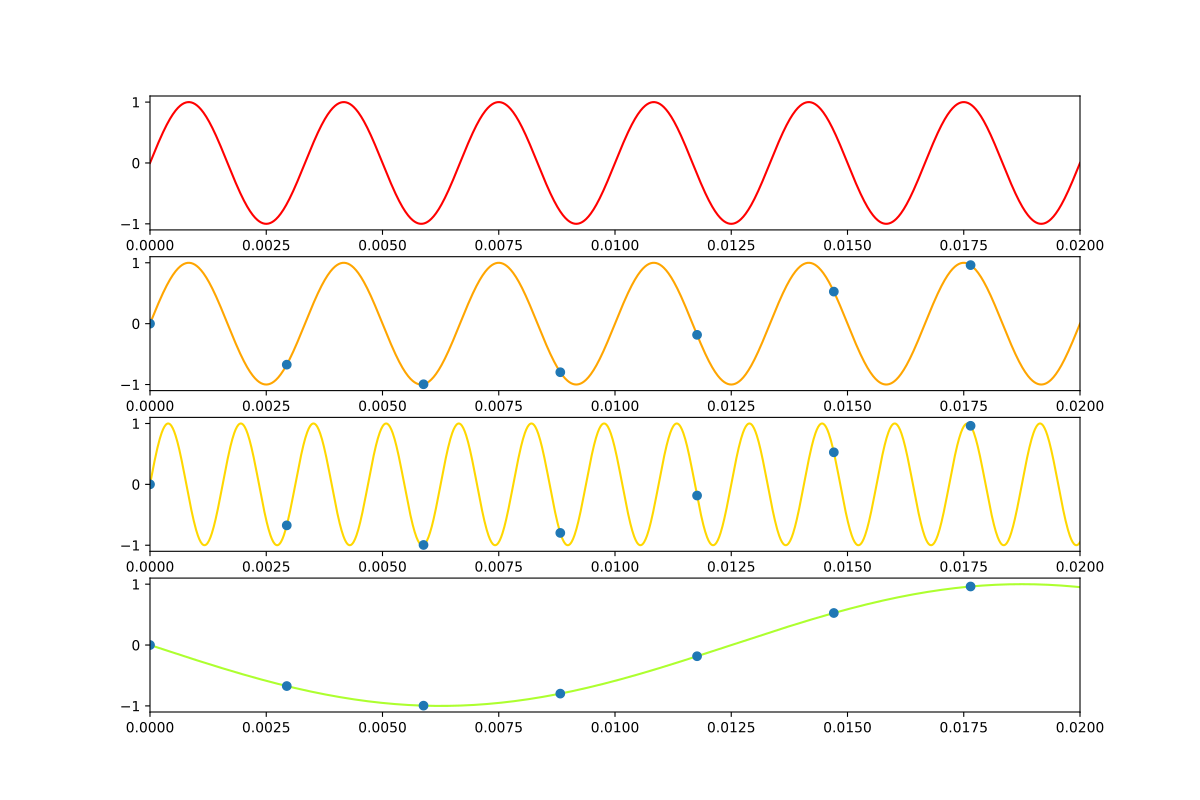

This chart was generated by the following Python code:
import numpy as np
import matplotlib.pyplot as plt
import math
import time

sinus = lambda f0, t, phi: np.sin(2 * np.pi * f0 * t + phi)

sub_nyq_f = 340

f1 = 300
f2 = f1 + sub_nyq_f
f3 = f1 - sub_nyq_f # -40, sin(-x) = -sin(x) 

t = np.linspace(0, 1, num = 100000)
sub_nyq_t = np.arange(0, 1, step = 1/sub_nyq_f)

x1 = sinus(f1, t, 0)
x2 = sinus(f2, t, 0)
x3 = sinus(f3, t, 0)

sub_nyq_x1 = sinus(f1, sub_nyq_t, 0)
sub_nyq_x2 = sinus(f2, sub_nyq_t, 0)
sub_nyq_x3 = sinus(f3, sub_nyq_t, 0)

fig, axs = plt.subplots(4, figsize = (12, 8))

for ax in axs:
    ax.set_xlim(0, 6 * (1 / f1))
    
axs[0].plot(t, x1, color = 'red')

axs[1].plot(t, x1, color = 'orange', zorder = 1)
axs[1].scatter(sub_nyq_t, sub_nyq_x1, zorder = 2)

axs[2].plot(t, x2, color = 'gold', zorder = 1)
axs[2].scatter(sub_nyq_t, sub_nyq_x2, zorder = 2)

axs[3].plot(t, x3, color = 'greenyellow', zorder = 1)
axs[3].scatter(sub_nyq_t, sub_nyq_x3, zorder = 2)

plt.savefig("ex2.pdf")
plt.show()
